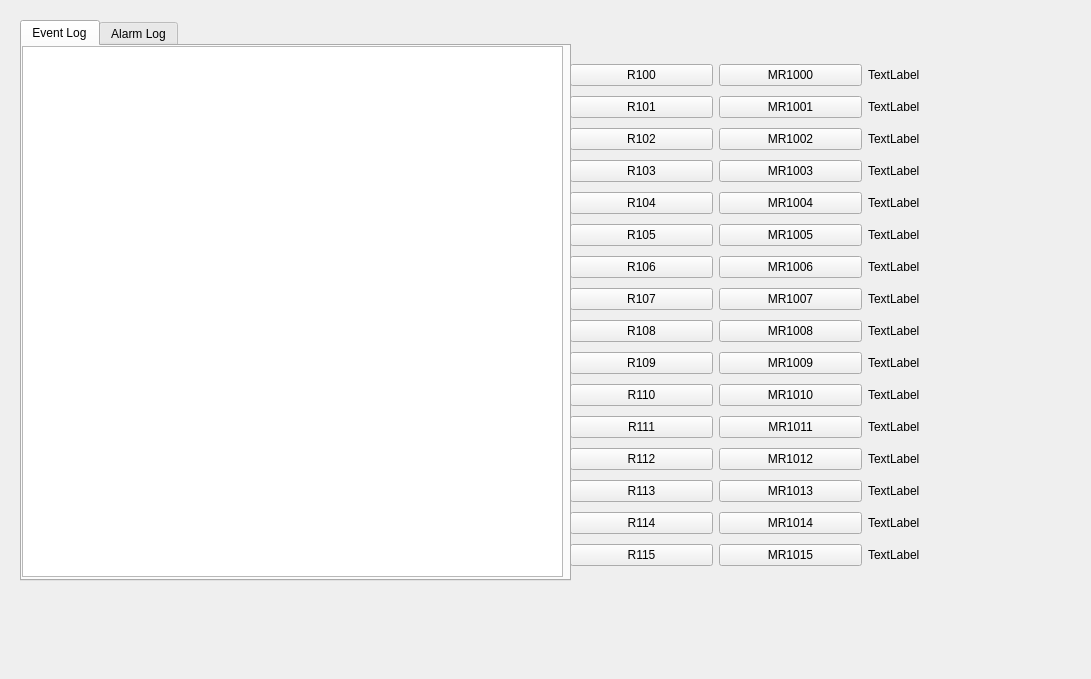
<?xml version="1.0" encoding="UTF-8"?>
<ui version="4.0">
 <class>MainWindow</class>
 <widget class="QMainWindow" name="MainWindow">
  <property name="geometry">
   <rect>
    <x>0</x>
    <y>0</y>
    <width>1091</width>
    <height>679</height>
   </rect>
  </property>
  <property name="windowTitle">
   <string>gsh_hmi</string>
  </property>
  <widget class="QWidget" name="centralwidget">
   <widget class="QWidget" name="layoutWidget">
    <property name="geometry">
     <rect>
      <x>570</x>
      <y>60</y>
      <width>441</width>
      <height>523</height>
     </rect>
    </property>
    <layout class="QGridLayout" name="gridLayout" columnstretch="0,0,0">
     <item row="0" column="0">
      <widget class="QPushButton" name="pushButton_24">
       <property name="text">
        <string>R100</string>
       </property>
      </widget>
     </item>
     <item row="1" column="1">
      <widget class="QPushButton" name="pushButton_2">
       <property name="text">
        <string>MR1001</string>
       </property>
      </widget>
     </item>
     <item row="2" column="2">
      <widget class="QLabel" name="label_3">
       <property name="text">
        <string>TextLabel</string>
       </property>
      </widget>
     </item>
     <item row="11" column="2">
      <widget class="QLabel" name="label_12">
       <property name="text">
        <string>TextLabel</string>
       </property>
      </widget>
     </item>
     <item row="4" column="1">
      <widget class="QPushButton" name="pushButton_5">
       <property name="text">
        <string>MR1004</string>
       </property>
      </widget>
     </item>
     <item row="1" column="2">
      <widget class="QLabel" name="label_2">
       <property name="text">
        <string>TextLabel</string>
       </property>
      </widget>
     </item>
     <item row="10" column="1">
      <widget class="QPushButton" name="pushButton_11">
       <property name="text">
        <string>MR1010</string>
       </property>
      </widget>
     </item>
     <item row="15" column="0">
      <widget class="QPushButton" name="pushButton_31">
       <property name="text">
        <string>R115</string>
       </property>
      </widget>
     </item>
     <item row="3" column="0">
      <widget class="QPushButton" name="pushButton_25">
       <property name="text">
        <string>R103</string>
       </property>
      </widget>
     </item>
     <item row="4" column="0">
      <widget class="QPushButton" name="pushButton_1x">
       <property name="text">
        <string>R104</string>
       </property>
      </widget>
     </item>
     <item row="1" column="0">
      <widget class="QPushButton" name="pushButton_18">
       <property name="text">
        <string>R101</string>
       </property>
      </widget>
     </item>
     <item row="5" column="0">
      <widget class="QPushButton" name="pushButton_22">
       <property name="text">
        <string>R105</string>
       </property>
      </widget>
     </item>
     <item row="12" column="1">
      <widget class="QPushButton" name="pushButton_13">
       <property name="text">
        <string>MR1012</string>
       </property>
      </widget>
     </item>
     <item row="10" column="2">
      <widget class="QLabel" name="label_11">
       <property name="text">
        <string>TextLabel</string>
       </property>
      </widget>
     </item>
     <item row="3" column="2">
      <widget class="QLabel" name="label_4">
       <property name="text">
        <string>TextLabel</string>
       </property>
      </widget>
     </item>
     <item row="0" column="2">
      <widget class="QLabel" name="label_1">
       <property name="text">
        <string>TextLabel</string>
       </property>
      </widget>
     </item>
     <item row="12" column="0">
      <widget class="QPushButton" name="pushButton_28">
       <property name="text">
        <string>R112</string>
       </property>
      </widget>
     </item>
     <item row="11" column="0">
      <widget class="QPushButton" name="pushButton_20">
       <property name="text">
        <string>R111</string>
       </property>
      </widget>
     </item>
     <item row="15" column="1">
      <widget class="QPushButton" name="pushButton_16">
       <property name="text">
        <string>MR1015</string>
       </property>
      </widget>
     </item>
     <item row="14" column="0">
      <widget class="QPushButton" name="pushButton_30">
       <property name="text">
        <string>R114</string>
       </property>
      </widget>
     </item>
     <item row="3" column="1">
      <widget class="QPushButton" name="pushButton_4">
       <property name="text">
        <string>MR1003</string>
       </property>
      </widget>
     </item>
     <item row="13" column="0">
      <widget class="QPushButton" name="pushButton_27">
       <property name="text">
        <string>R113</string>
       </property>
      </widget>
     </item>
     <item row="5" column="1">
      <widget class="QPushButton" name="pushButton_6">
       <property name="text">
        <string>MR1005</string>
       </property>
      </widget>
     </item>
     <item row="5" column="2">
      <widget class="QLabel" name="label_6">
       <property name="text">
        <string>TextLabel</string>
       </property>
      </widget>
     </item>
     <item row="4" column="2">
      <widget class="QLabel" name="label_5">
       <property name="text">
        <string>TextLabel</string>
       </property>
      </widget>
     </item>
     <item row="2" column="1">
      <widget class="QPushButton" name="pushButton_3">
       <property name="text">
        <string>MR1002</string>
       </property>
      </widget>
     </item>
     <item row="9" column="0">
      <widget class="QPushButton" name="pushButton_17">
       <property name="text">
        <string>R109</string>
       </property>
      </widget>
     </item>
     <item row="13" column="1">
      <widget class="QPushButton" name="pushButton_14">
       <property name="text">
        <string>MR1013</string>
       </property>
      </widget>
     </item>
     <item row="13" column="2">
      <widget class="QLabel" name="label_14">
       <property name="text">
        <string>TextLabel</string>
       </property>
      </widget>
     </item>
     <item row="9" column="1">
      <widget class="QPushButton" name="pushButton_10">
       <property name="text">
        <string>MR1009</string>
       </property>
      </widget>
     </item>
     <item row="2" column="0">
      <widget class="QPushButton" name="pushButton_21">
       <property name="text">
        <string>R102</string>
       </property>
      </widget>
     </item>
     <item row="14" column="2">
      <widget class="QLabel" name="label_15">
       <property name="text">
        <string>TextLabel</string>
       </property>
      </widget>
     </item>
     <item row="7" column="0">
      <widget class="QPushButton" name="pushButton_19">
       <property name="text">
        <string>R107</string>
       </property>
      </widget>
     </item>
     <item row="6" column="0">
      <widget class="QPushButton" name="pushButton_29">
       <property name="text">
        <string>R106</string>
       </property>
      </widget>
     </item>
     <item row="7" column="1">
      <widget class="QPushButton" name="pushButton_8">
       <property name="text">
        <string>MR1007</string>
       </property>
      </widget>
     </item>
     <item row="12" column="2">
      <widget class="QLabel" name="label_13">
       <property name="text">
        <string>TextLabel</string>
       </property>
      </widget>
     </item>
     <item row="10" column="0">
      <widget class="QPushButton" name="pushButton_23">
       <property name="text">
        <string>R110</string>
       </property>
      </widget>
     </item>
     <item row="11" column="1">
      <widget class="QPushButton" name="pushButton_12">
       <property name="text">
        <string>MR1011</string>
       </property>
      </widget>
     </item>
     <item row="14" column="1">
      <widget class="QPushButton" name="pushButton_15">
       <property name="text">
        <string>MR1014</string>
       </property>
      </widget>
     </item>
     <item row="8" column="0">
      <widget class="QPushButton" name="pushButton_26">
       <property name="text">
        <string>R108</string>
       </property>
      </widget>
     </item>
     <item row="8" column="1">
      <widget class="QPushButton" name="pushButton_9">
       <property name="text">
        <string>MR1008</string>
       </property>
      </widget>
     </item>
     <item row="7" column="2">
      <widget class="QLabel" name="label_8">
       <property name="text">
        <string>TextLabel</string>
       </property>
      </widget>
     </item>
     <item row="9" column="2">
      <widget class="QLabel" name="label_10">
       <property name="text">
        <string>TextLabel</string>
       </property>
      </widget>
     </item>
     <item row="6" column="1">
      <widget class="QPushButton" name="pushButton_7">
       <property name="text">
        <string>MR1006</string>
       </property>
      </widget>
     </item>
     <item row="6" column="2">
      <widget class="QLabel" name="label_7">
       <property name="text">
        <string>TextLabel</string>
       </property>
      </widget>
     </item>
     <item row="0" column="1">
      <widget class="QPushButton" name="pushButton_1">
       <property name="text">
        <string>MR1000</string>
       </property>
      </widget>
     </item>
     <item row="15" column="2">
      <widget class="QLabel" name="label_16">
       <property name="text">
        <string>TextLabel</string>
       </property>
      </widget>
     </item>
     <item row="8" column="2">
      <widget class="QLabel" name="label_9">
       <property name="text">
        <string>TextLabel</string>
       </property>
      </widget>
     </item>
    </layout>
   </widget>
   <widget class="QTabWidget" name="tabWidget">
    <property name="geometry">
     <rect>
      <x>20</x>
      <y>20</y>
      <width>551</width>
      <height>561</height>
     </rect>
    </property>
    <property name="currentIndex">
     <number>0</number>
    </property>
    <widget class="QWidget" name="tab">
     <attribute name="title">
      <string>Event Log</string>
     </attribute>
     <widget class="QPlainTextEdit" name="plainTextEdit_1">
      <property name="geometry">
       <rect>
        <x>0</x>
        <y>0</y>
        <width>541</width>
        <height>531</height>
       </rect>
      </property>
      <property name="styleSheet">
       <string notr="true">border-color:white</string>
      </property>
     </widget>
    </widget>
    <widget class="QWidget" name="tab_2">
     <attribute name="title">
      <string>Alarm Log</string>
     </attribute>
     <widget class="QPlainTextEdit" name="plainTextEdit_2">
      <property name="geometry">
       <rect>
        <x>0</x>
        <y>0</y>
        <width>541</width>
        <height>531</height>
       </rect>
      </property>
     </widget>
    </widget>
   </widget>
  </widget>
 </widget>
 <tabstops>
  <tabstop>pushButton_1</tabstop>
  <tabstop>pushButton_2</tabstop>
  <tabstop>pushButton_3</tabstop>
  <tabstop>pushButton_4</tabstop>
  <tabstop>pushButton_5</tabstop>
  <tabstop>pushButton_6</tabstop>
  <tabstop>pushButton_7</tabstop>
  <tabstop>pushButton_8</tabstop>
  <tabstop>pushButton_9</tabstop>
  <tabstop>pushButton_10</tabstop>
  <tabstop>pushButton_11</tabstop>
  <tabstop>pushButton_12</tabstop>
  <tabstop>pushButton_13</tabstop>
  <tabstop>pushButton_14</tabstop>
  <tabstop>pushButton_15</tabstop>
  <tabstop>pushButton_16</tabstop>
  <tabstop>pushButton_24</tabstop>
  <tabstop>pushButton_18</tabstop>
  <tabstop>pushButton_21</tabstop>
  <tabstop>pushButton_25</tabstop>
  <tabstop>pushButton_1x</tabstop>
  <tabstop>pushButton_22</tabstop>
  <tabstop>pushButton_29</tabstop>
  <tabstop>pushButton_19</tabstop>
  <tabstop>pushButton_26</tabstop>
  <tabstop>pushButton_17</tabstop>
  <tabstop>pushButton_23</tabstop>
  <tabstop>pushButton_20</tabstop>
  <tabstop>pushButton_28</tabstop>
  <tabstop>pushButton_27</tabstop>
  <tabstop>pushButton_30</tabstop>
  <tabstop>pushButton_31</tabstop>
 </tabstops>
 <resources/>
 <connections/>
</ui>
